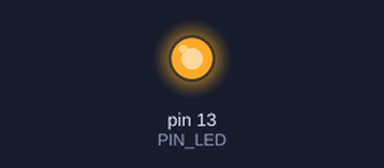
A sketch run on a simulated Arduino Leonardo, built with avr-gcc and run on an emulated ATmega32U4. Parts: output pins drawn as LEDs (lit = HIGH). What the sketch prints to the serial monitor is not drawn.

Above: at 0.1 s.
Timing chart, 0 to 1.6 s (numbered marks = the images above):
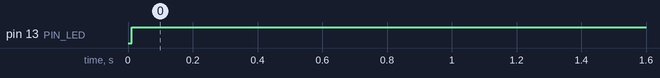

The sketch:

ds_blink_print.ino
```cpp
/*
   Blink & Print
   Turns on an LED on for an arbitrary duty cycle by setting an ON duration and a total period.
   Use millis() time function instead of delay() so it does not block other operations
   Add print messages to in addition to LED state

   David Smith
   2016, updated 2017
*/

// global variables
int PIN_LED = LED_BUILTIN;      // Pin 13 on most Arduino boards, including Teensy 3.x
unsigned int t_period = 1200;   // period [ms]
unsigned int t_on =      141;   // ON duration (must be < t_period)
const int TIMEOUT_MS = 5000;    // stop waiting for monitor window to open


void setup() {
  pinMode(PIN_LED, OUTPUT);
  digitalWrite(PIN_LED, LOW);
  Serial.begin(57600); // rate ignored if using USB port comm
  while (!Serial && (millis() < TIMEOUT_MS)) {  // timeout lets program continue if the monitor window is never opened
    ; // wait for serial port to connect. Needed for Leonardo & Teensyduino 3
  }
  Serial.println("Serial port established for printing.");
  Serial.print("\n PERIOD: "); Serial.println(t_period);
}

/// Check the millisecond timer; change state of LED and print a msg at intervals
void loop() {
  int t;
  static int t_prev = 0;
  static int t_count = t_period;

  t = millis();
  // test if it's the first time since millis() has incremented
  if (t > t_prev) {     // if so, then update outputs
    t_prev = t;
    if (t_count >= t_period) {
      t_count = 0;
      digitalWrite(PIN_LED, HIGH); // turn the LED on
      Serial.print("  ON: "); Serial.print(t_count);
    }
    else if (t_count == t_on) {
      digitalWrite(PIN_LED, LOW); // turn the LED off
      Serial.print("\t OFF: "); Serial.println(t_count); ;
    }
    t_count++;
  }
}
```

Measured:
- by itself, pin 13 (PIN_LED): LOW → HIGH at 0.01 s
